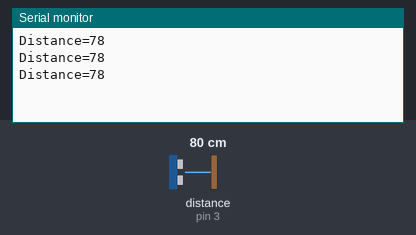
Simulated run of this sketch. Board: Arduino Uno, built with avr-gcc and run on an emulated ATmega328P. On the bench: the last lines printed to the serial monitor. Wiring (inferred from the names in the program): ultrasonic range finder: trigger pin 2; echo pin 3. The test bench sets the inputs (shaded band); at power-on: distance to the obstacle (sensor on pin 3) 80 cm. The echo pulse lasts 58.3 µs per cm.

Above: at 1.2 s.
1.3 s: distance to the obstacle (sensor on pin 3) set to 2 cm
At 2.0 s:
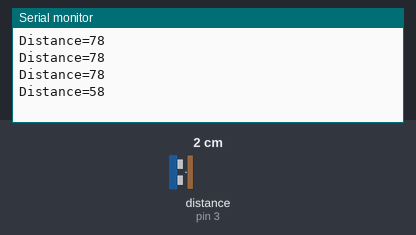
2.8 s: distance to the obstacle (sensor on pin 3) set to 4 cm
At 3.5 s:
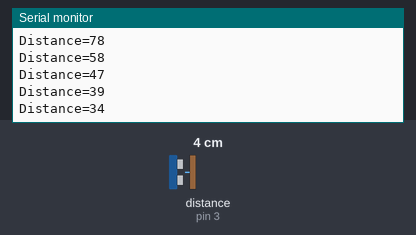
Timing chart, 0 to 5.8 s (numbered marks = the images above; inputs shaded):
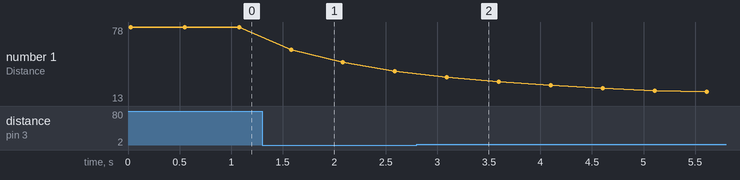

Measured:
- after the input at 1.3 s, the serial monitor: prints a new line after 0.28 s (image 1)
- plotted number 1: 78 → 39 after the input at 1.3 s

The sketch:

Ultrasoinc2.ino
```cpp
#define TRIG 2
#define ECHO 3
long distance;
int i,cnt_chk,sum_dist;

void setup() {
   Serial.begin(9600);
   pinMode(TRIG, OUTPUT);
   pinMode(ECHO, INPUT);
}
void loop() {
   for ( i = 0; i < 5; i++ ) {
        digitalWrite(TRIG, LOW);
        delayMicroseconds(2);  //2uS 동안 멈춤
        digitalWrite(TRIG, HIGH);
        delayMicroseconds(10);  //10uS 동안 동작
        digitalWrite(TRIG, LOW);
        distance = pulseIn(ECHO, HIGH) * 0.017;
        if ( distance > 0 )  {
             cnt_chk++;
             sum_dist = sum_dist + distance;
        }
   }
   if ( cnt_chk > 0 ) {
       distance = sum_dist / cnt_chk;
       Serial.print("Distance=");
       Serial.println(distance);
    }
 delay(500);
}
```
